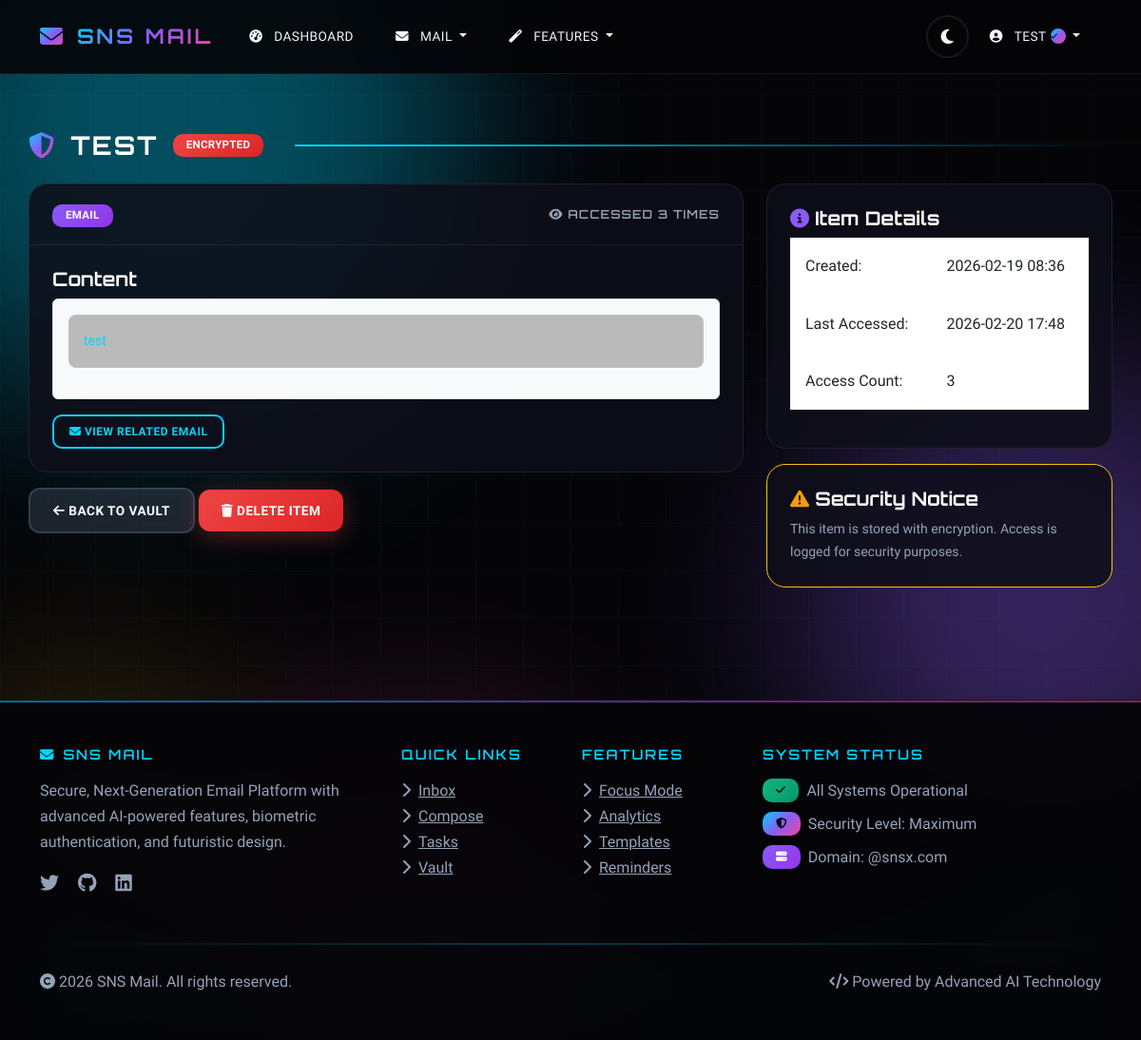
The page /features/vault/1 (signed in) on the database its author committed.
### sns_mail/database/models.py (models this page shows, shortened)
class User(UserMixin, db.Model):
    __tablename__ = 'users'
    id = db.Column(db.Integer, primary_key=True)
    name = db.Column(db.String(100), nullable=False)
    username = db.Column(db.String(50), unique=True, nullable=False)
    email = db.Column(db.String(120), unique=True, nullable=False)
    password_hash = db.Column(db.String(128))
    face_photo = db.Column(db.String(200))
    eye_scan = db.Column(db.String(200))
    totp_secret = db.Column(db.String(16))
    is_2fa_enabled = db.Column(db.Boolean, default=False)
    is_admin = db.Column(db.Boolean, default=False)
    is_server_admin = db.Column(db.Boolean, default=False)
    is_banned = db.Column(db.Boolean, default=False)
    ban_reason = db.Column(db.Text)
    is_verified = db.Column(db.Boolean, default=False)  # Blue tick verification
    created_at = db.Column(db.DateTime, default=datetime.utcnow)
    last_login = db.Column(db.DateTime)
    login_attempts = db.Column(db.Integer, default=0)
    locked_until = db.Column(db.DateTime)
    ai_preferences = db.Column(db.Text)  # JSON for AI learning preferences
    mood_tracking_enabled = db.Column(db.Boolean, default=True)
    focus_mode_enabled = db.Column(db.Boolean, default=False)
    focus_mode_until = db.Column(db.DateTime)
    sent_emails = db.relationship('Email', foreign_keys='Email.sender_id', backref='sender', lazy='dynamic')
    received_emails = db.relationship('Email', foreign_keys='Email.recipient_id', backref='recipient', lazy='dynamic')
    drafts = db.relationship('Draft', backref='user', lazy='dynamic')
    sent_folders = db.relationship('SentFolder', backref='user', lazy='dynamic')
    important_folders = db.relationship('ImportantFolder', backref='user', lazy='dynamic')
    archive_folders = db.relationship('ArchiveFolder', backref='user', lazy='dynamic')
    deleted_folders = db.relationship('DeletedFolder', backref='user', lazy='dynamic')
    spam_folders = db.relationship('SpamFolder', backref='user', lazy='dynamic')
    notes = db.relationship('Note', backref='user', lazy='dynamic')
    tasks = db.relationship('Task', backref='user', lazy='dynamic')
    vault_items = db.relationship('VaultItem', backref='user', lazy='dynamic')
    email_analytics = db.relationship('EmailAnalytics', backref='user', lazy='dynamic')
    scheduled_emails = db.relationship('ScheduledEmail', backref='user', lazy='dynamic')
    mood_logs = db.relationship('MoodLog', backref='user', lazy='dynamic')
    focus_sessions = db.relationship('FocusSession', backref='user', lazy='dynamic')
    email_templates = db.relationship('EmailTemplate', backref='user', lazy='dynamic')

class VaultItem(db.Model):
    __tablename__ = 'vault_items'
    id = db.Column(db.Integer, primary_key=True)
    user_id = db.Column(db.Integer, db.ForeignKey('users.id'), nullable=False)
    title = db.Column(db.String(200), nullable=False)
    content = db.Column(db.Text, nullable=False)  # Encrypted content
    item_type = db.Column(db.String(20), default='note')  # note, email, password, file
    email_id = db.Column(db.Integer, db.ForeignKey('emails.id'))
    encryption_key_hash = db.Column(db.String(128))
    created_at = db.Column(db.DateTime, default=datetime.utcnow)
    last_accessed = db.Column(db.DateTime)
    access_count = db.Column(db.Integer, default=0)
    auto_delete_at = db.Column(db.DateTime)

### sns_mail/core/features_routes.py (the view)
@features.route('/vault/<int:item_id>')
@login_required
def view_vault_item(item_id):
    item = VaultItem.query.get_or_404(item_id)
    if item.user_id != current_user.id:
        flash('Access denied.', 'danger')
        return redirect(url_for('features.vault'))
    item.last_accessed = datetime.utcnow()
    item.access_count += 1
    db.session.commit()
    return render_template('features/view_vault_item.html', item=item)

### sns_mail/templates/features/view_vault_item.html (shortened to what this page needs)
{% extends "base.html" %}
{% block content %}
<div class="row">
    <div class="col-12">
        <h2 class="mb-4">
            <i class="fas fa-shield-alt text-danger"></i>
            {{ item.title }}
            <span class="badge bg-danger">Encrypted</span>
        </h2>
    </div>
</div>
<div class="row">
    <div class="col-md-8">
        <div class="card">
            <div class="card-header">
                <div class="d-flex justify-content-between align-items-center">
                    <span>
                        <span class="badge
                            {% if item.item_type == 'email' %}bg-info
                            {% elif item.item_type == 'password' %}bg-warning
                            {% elif item.item_type == 'file' %}bg-primary
                            {% else %}bg-secondary{% endif %}">
                            {{ item.item_type|title }}
                        </span>
                    </span>
                    <small class="text-muted">
                        <i class="fas fa-eye"></i> Accessed {{ item.access_count }} times
                    </small>
                </div>
            </div>
            <div class="card-body">
                <h5>Content</h5>
                <div class="p-3 bg-light border rounded">
                    <pre style="white-space: pre-wrap; word-wrap: break-word;">{{ item.content }}</pre>
                </div>
                {% if item.email_id %}
                <div class="mt-3">
                    <a href="{{ url_for('client.view_email', email_id=item.email_id) }}" class="btn btn-outline-primary btn-sm">
                        <i class="fas fa-envelope"></i> View Related Email
                    </a>
                </div>
                {% endif %}
            </div>
        </div>
        <div class="mt-3">
            <a href="{{ url_for('features.vault') }}" class="btn btn-secondary">
                <i class="fas fa-arrow-left"></i> Back to Vault
            </a>
            <form action="{{ url_for('features.delete_vault_item', item_id=item.id) }}" method="POST" style="display: inline;">
                <button type="submit" class="btn btn-danger" onclick="return confirm('Are you sure you want to delete this item?')">
                    <i class="fas fa-trash"></i> Delete Item
                </button>
            </form>
        </div>
    </div>
    <div class="col-md-4">
        <div class="card">
            <div class="card-body">
                <h5><i class="fas fa-info-circle text-info"></i> Item Details</h5>
                <table class="table table-sm">
                    <tr>
                        <td>Created:</td>
                        <td>{{ item.created_at.strftime('%Y-%m-%d %H:%M') if item.created_at else 'N/A' }}</td>
                    </tr>
                    <tr>
                        <td>Last Accessed:</td>
                        <td>{{ item.last_accessed.strftime('%Y-%m-%d %H:%M') if item.last_accessed else 'Never' }}</td>
                    </tr>
                    <tr>
                        <td>Access Count:</td>
                        <td>{{ item.access_count }}</td>
                    </tr>
                </table>
            </div>
        </div>
        <div class="card mt-3 border-warning">
            <div class="card-body">
                <h5><i class="fas fa-exclamation-triangle text-warning"></i> Security Notice</h5>
                <p class="small text-muted mb-0">
                    This item is stored with encryption. Access is logged for security purposes.
                </p>
            </div>
        </div>
    </div>
</div>
{% endblock %}

### sns_mail/templates/base.html (shortened to what this page needs)
<!DOCTYPE html>
<html lang="en">
<head>
    <link href="https://cdn.jsdelivr.net/npm/bootstrap@5.3.0/dist/css/bootstrap.min.css" rel="stylesheet">
    <link href="https://cdnjs.cloudflare.com/ajax/libs/font-awesome/6.4.0/css/all.min.css" rel="stylesheet">
    <link href="{{ url_for('static', filename='css/style.css') }}" rel="stylesheet">
</head>
<body>
    <div class="parallax-container">
        <div class="parallax-grid"></div>
        <div class="parallax-orb orb-1"></div>
        <div class="parallax-orb orb-2"></div>
    </div>
    <div class="wave-container">
    </div>
    <nav class="navbar navbar-expand-lg navbar-dark" id="mainNavbar">
        <div class="container">
            <a class="navbar-brand" href="{{ url_for('auth.index') }}">
                <i class="fas fa-envelope icon-animated"></i>
                <span>SNS Mail</span>
            </a>
            <div class="collapse navbar-collapse" id="navbarNav">
                <ul class="navbar-nav me-auto">
                    {% if current_user.is_authenticated %}
                        <li class="nav-item">
                            <a class="nav-link" href="{{ url_for('client.dashboard') }}">
                                <i class="fas fa-tachometer-alt"></i> Dashboard
                            </a>
                        </li>
                        <li class="nav-item dropdown">
                            <a class="nav-link dropdown-toggle" href="#" role="button" data-bs-toggle="dropdown">
                                <i class="fas fa-envelope"></i> Mail
                            </a>
                        </li>
                        <li class="nav-item dropdown">
                            <a class="nav-link dropdown-toggle" href="#" role="button" data-bs-toggle="dropdown">
                                <i class="fas fa-magic"></i> Features
                            </a>
                        </li>
                    {% endif %}
                </ul>
                <ul class="navbar-nav d-flex align-items-center">
                    <li class="nav-item">
                        <button class="theme-toggle" id="themeToggle" title="Toggle Theme">
                            <i class="fas fa-moon" id="themeIcon"></i>
                        </button>
                    </li>
                    {% if current_user.is_authenticated %}
                        <li class="nav-item dropdown">
                            <a class="nav-link dropdown-toggle" href="#" role="button" data-bs-toggle="dropdown">
                                <i class="fas fa-user-circle"></i>
                                <span class="verified-name">
                                    {{ current_user.username }}
                                    {% if current_user.is_verified %}
                                        <span class="verified-badge verified-badge-sm" data-tooltip="Verified User">
                                            <i class="fas fa-check"></i>
                                        </span>
                                    {% endif %}
                                </span>
                            </a>
                        </li>
                    {% endif %}
                </ul>
            </div>
        </div>
    </nav>
    <main class="container mt-4">
        {% block content %}{% endblock %}
    </main>
    <footer class="text-light mt-5 py-5">
        <div class="container">
            <div class="row">
                <div class="col-lg-4 mb-4">
                    <h5><i class="fas fa-envelope me-2 icon-pulse"></i>SNS Mail</h5>
                    <p class="mt-3">Secure, Next-Generation Email Platform with advanced AI-powered features, biometric authentication, and futuristic design.</p>
                    <div class="mt-3">
                        <a href="#" class="text-secondary me-3"><i class="fab fa-twitter fa-lg icon-animated"></i></a>
                        <a href="#" class="text-secondary me-3"><i class="fab fa-github fa-lg icon-animated"></i></a>
                        <a href="#" class="text-secondary me-3"><i class="fab fa-linkedin fa-lg icon-animated"></i></a>
                    </div>
                </div>
                <div class="col-lg-2 col-md-4 mb-4">
                    <h5>Quick Links</h5>
                    <ul class="list-unstyled mt-3">
                        <li><a href="{{ url_for('client.inbox') }}" class="text-secondary"><i class="fas fa-chevron-right me-2"></i>Inbox</a></li>
                        <li><a href="{{ url_for('client.compose') }}" class="text-secondary"><i class="fas fa-chevron-right me-2"></i>Compose</a></li>
                        <li><a href="{{ url_for('features.tasks') }}" class="text-secondary"><i class="fas fa-chevron-right me-2"></i>Tasks</a></li>
                        <li><a href="{{ url_for('features.vault') }}" class="text-secondary"><i class="fas fa-chevron-right me-2"></i>Vault</a></li>
                    </ul>
                </div>
                <div class="col-lg-2 col-md-4 mb-4">
                    <h5>Features</h5>
                    <ul class="list-unstyled mt-3">
                        <li><a href="{{ url_for('features.focus_mode') }}" class="text-secondary"><i class="fas fa-chevron-right me-2"></i>Focus Mode</a></li>
                        <li><a href="{{ url_for('features.analytics') }}" class="text-secondary"><i class="fas fa-chevron-right me-2"></i>Analytics</a></li>
                        <li><a href="{{ url_for('features.templates') }}" class="text-secondary"><i class="fas fa-chevron-right me-2"></i>Templates</a></li>
                        <li><a href="{{ url_for('features.reminders') }}" class="text-secondary"><i class="fas fa-chevron-right me-2"></i>Reminders</a></li>
                    </ul>
                </div>
                <div class="col-lg-4 col-md-4 mb-4">
                    <h5>System Status</h5>
                    <div class="mt-3">
                        <div class="d-flex align-items-center mb-2">
                            <span class="badge bg-success me-2"><i class="fas fa-check icon-pulse"></i></span>
                            <span class="text-secondary">All Systems Operational</span>
                        </div>
                        <div class="d-flex align-items-center mb-2">
                            <span class="badge bg-primary me-2"><i class="fas fa-shield-alt icon-pulse"></i></span>
                            <span class="text-secondary">Security Level: Maximum</span>
                        </div>
                        <div class="d-flex align-items-center">
                            <span class="badge bg-info me-2"><i class="fas fa-server icon-pulse"></i></span>
                            <span class="text-secondary">Domain: @snsx.com</span>
                        </div>
                    </div>
                </div>
            </div>
            <hr>
            <div class="row align-items-center">
                <div class="col-md-6">
                    <p class="mb-0 text-secondary">
                        <i class="fas fa-copyright"></i> 2026 SNS Mail. All rights reserved.
                    </p>
                </div>
                <div class="col-md-6 text-md-end">
                    <p class="mb-0 text-secondary">
                        <i class="fas fa-code"></i> Powered by Advanced AI Technology
                    </p>
                </div>
            </div>
        </div>
    </footer>
</body>
</html>

### rows shown on the page
User: username "TEST"
VaultItem: title "TEST", item_type "EMAIL", access_count "3", content "test", created_at "2026-02-19 08:36", last_accessed "2026-02-20 17:48"
